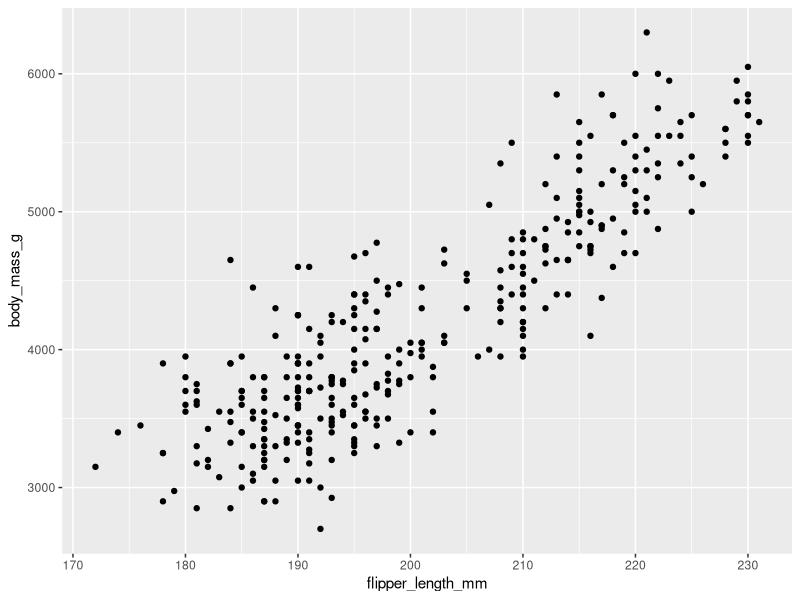
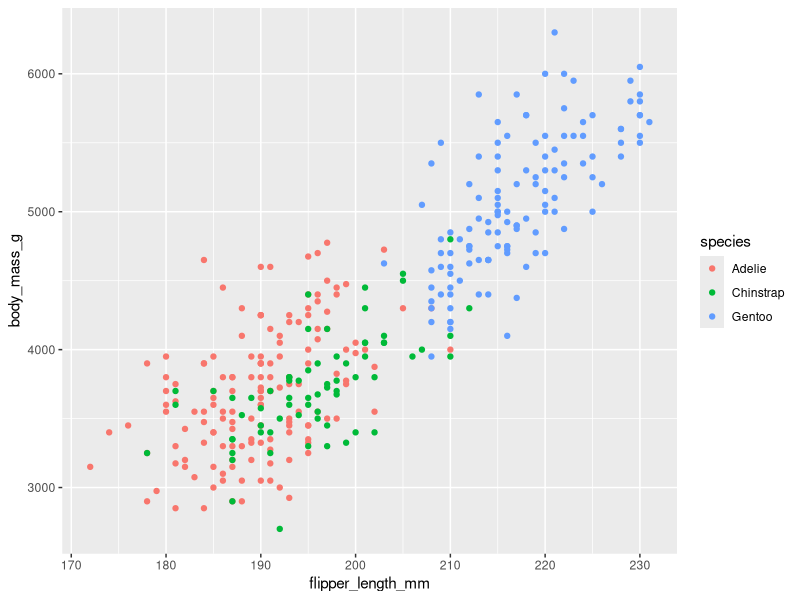
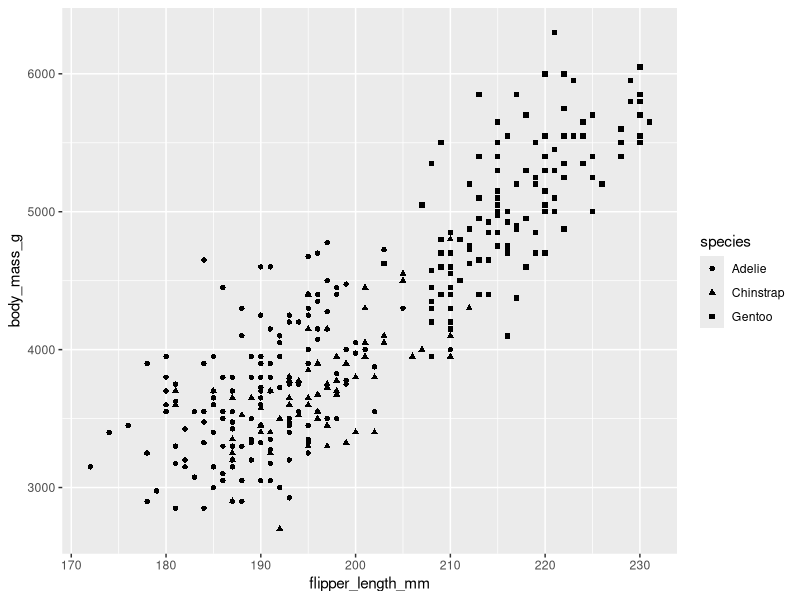
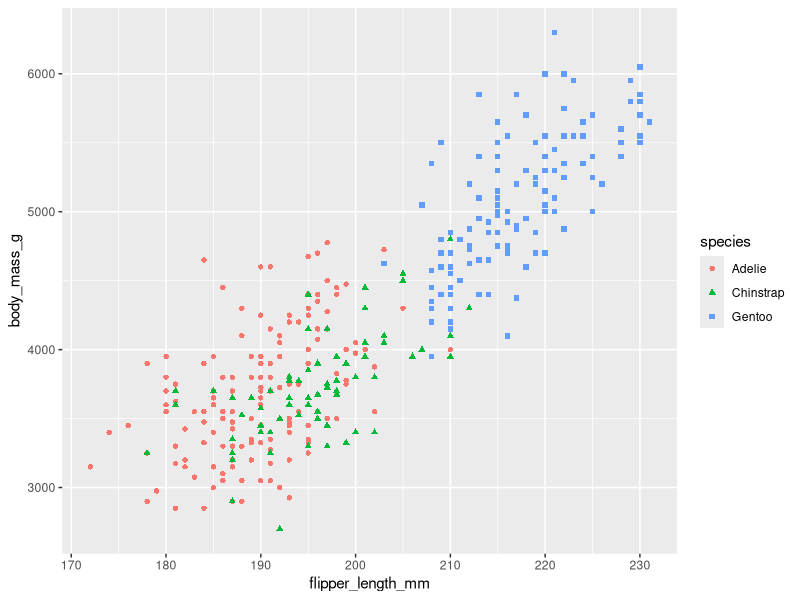
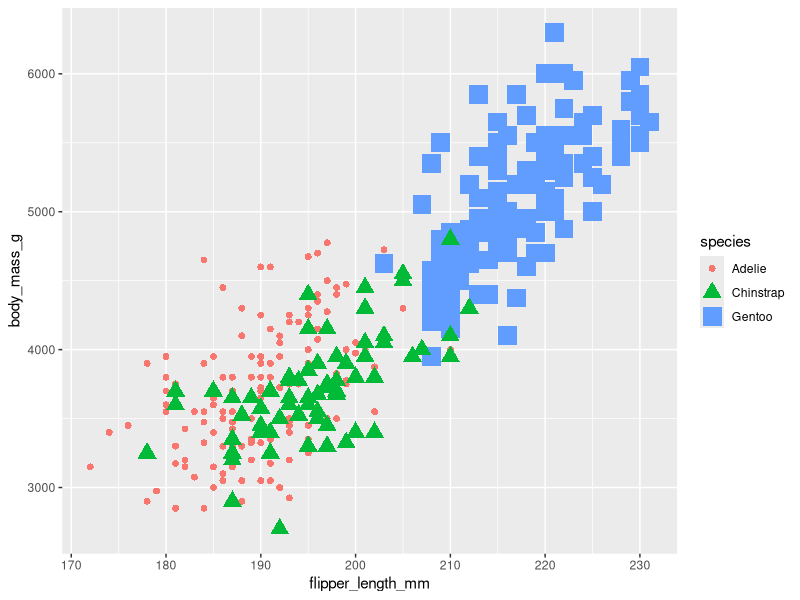
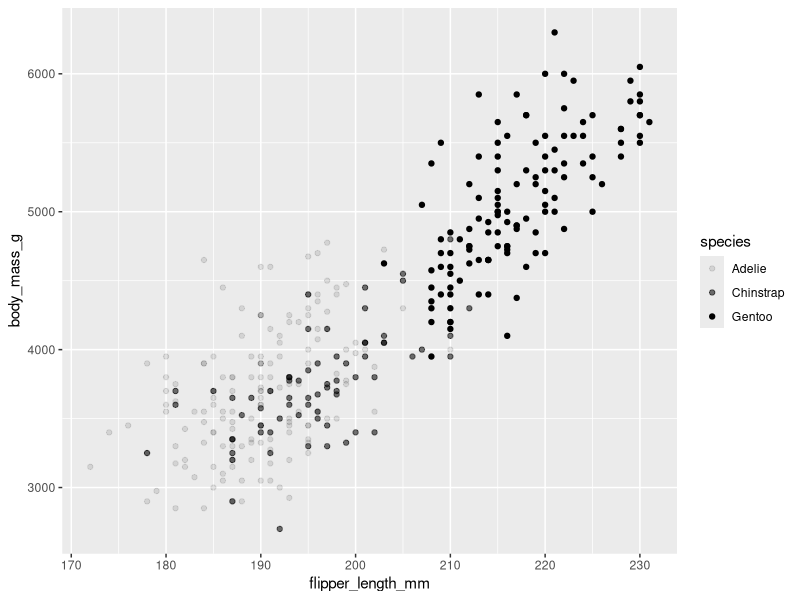
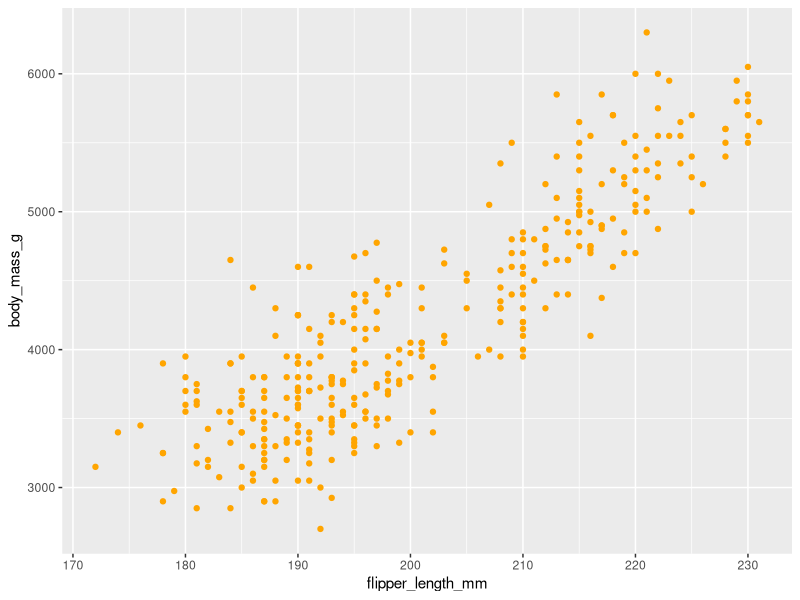

Write the R code that produced these figures, in order.
#visualization_ggplot2_palmerpenguins_data

install.packages("tidyverse")
library(tidyverse)

library(ggplot2)
library(palmerpenguins)

ggplot(data=penguins)+geom_point(mapping=aes(x=flipper_length_mm,y=body_mass_g))

#aestehics_diff_point_color
ggplot(data=penguins)+
  geom_point(mapping=aes(x=flipper_length_mm,y=body_mass_g,color=species))

#aesthetics_diff_shape
ggplot(data=penguins)+
  geom_point(mapping=aes(x=flipper_length_mm,y=body_mass_g,shape=species))

#aesthetics_diff_shape_color
ggplot(data=penguins)+
  geom_point(mapping=aes(x=flipper_length_mm,y=body_mass_g,shape=species,color=species))

#aesthetics_size_change
ggplot(data=penguins)+
  geom_point(mapping=aes(x=flipper_length_mm,y=body_mass_g,shape=species,color=species,size=species))

#aesthetics_alpha
ggplot(data=penguins)+
  geom_point(mapping=aes(x=flipper_length_mm,y=body_mass_g,alpha=species))

#aesthetics_color_change
ggplot(data=penguins)+
  geom_point(mapping=aes(x=flipper_length_mm,y=body_mass_g,),color="orange")
